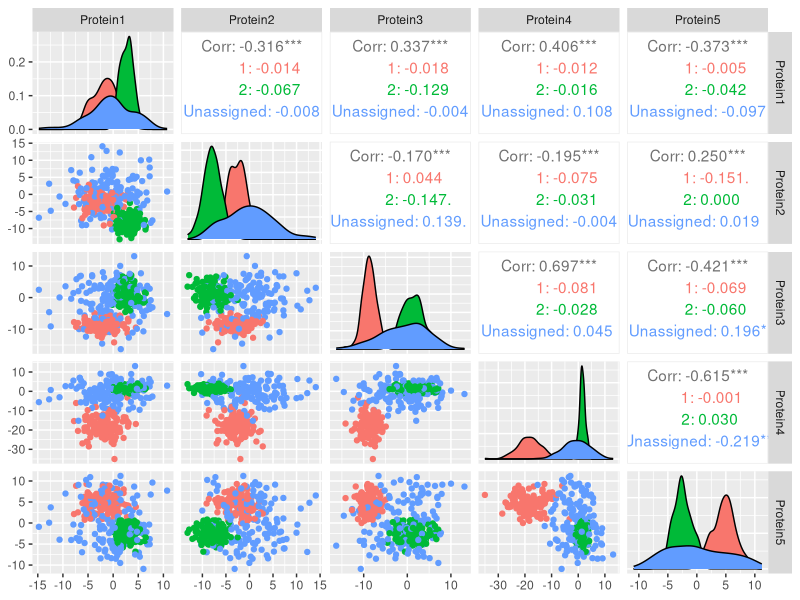

This chart was generated by the following R code:
# Load packages 
library(tidyverse)
library(GGally)

# Set parameters
set.seed(4881)
n <- 419
p <- 10

# Simulate partiicpant cluster membership 
indiv_clust <- sample(c(1, 2, 3), size = n, replace = TRUE)
table(indiv_clust)

# Create matrix to store data
sim_data <- matrix(NA, ncol = p, nrow = n)

# Generate random distribution parameters per cluster
cluster_params <- list(
  cluster_1 = list(mean = runif(p, -20, 10), sd = runif(p, 0.5, 5)),  
  cluster_2 = list(mean = runif(p, -20, 10), sd = runif(p, 1, 4)), 
  cluster_3 = list(mean = rep(0, p), sd = rep(5, p))   
)

# Generate data
for (protein in 1:p) {
  
  protein_data <- numeric(n)
  
  for (i in 1:n) {
    
    # Simulate random normals for each protein and cluster
    mu <- cluster_params[[paste0("cluster_", indiv_clust[i])]]$mean[[protein]]
    sigma <-  cluster_params[[paste0("cluster_", indiv_clust[i])]]$sd[[protein]]
    
    # Generate cluster assignment 
    protein_data[i] <- rnorm(1, mean = mu, sd = sigma)
  }
  
  # Add protein data to new column
  sim_data[, protein] <- protein_data
}

# Convert to data frame 
sim_data <- as.data.frame(sim_data)

# Assign column names
colnames(sim_data) <- paste0("Protein", 1:p)

# Assign labels to the clusters
cluster <- factor(indiv_clust, labels = c("1","2","Unassigned"))

# Plot the data and colour by cluster for the first 5 clusters
sim_data_plot <- sim_data %>%
  select(Protein1:Protein5) 

ggpairs(sim_data_plot, aes(color = cluster))
